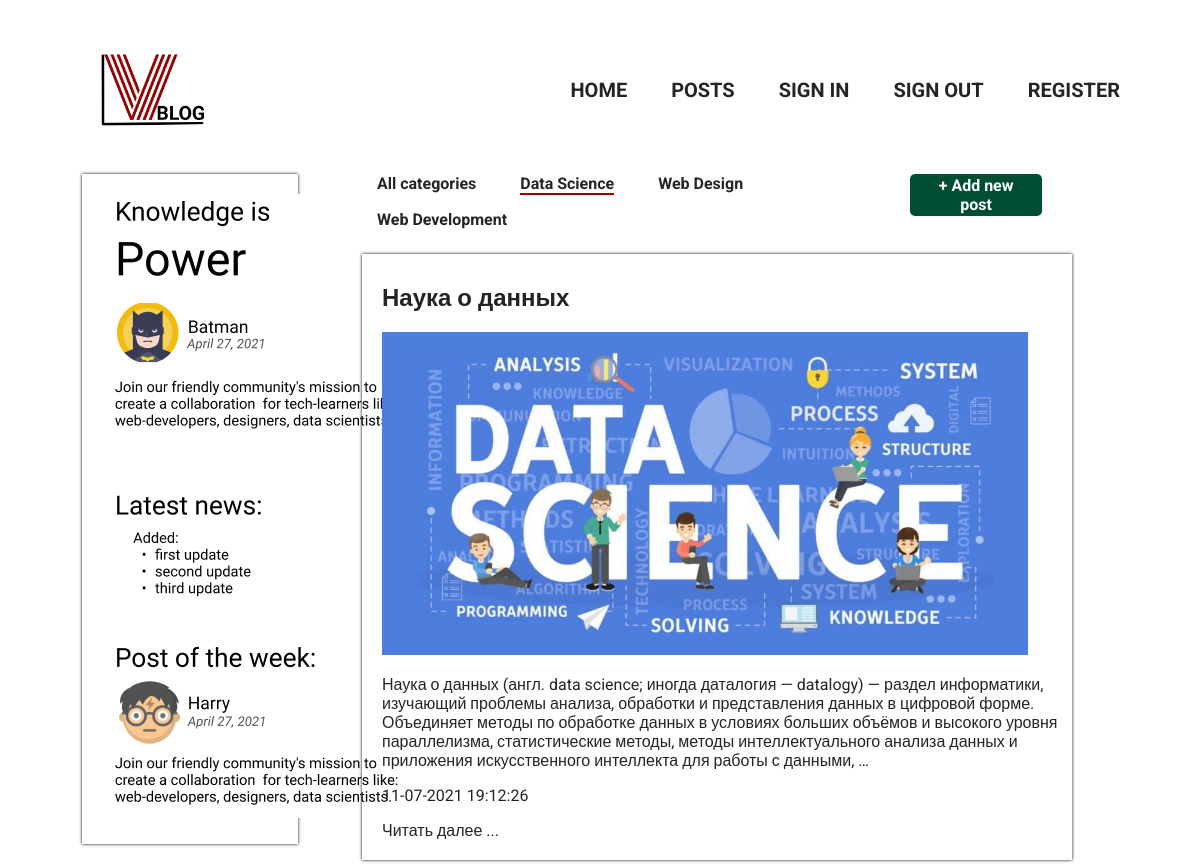
Page /category/data-science on the earlier database version.
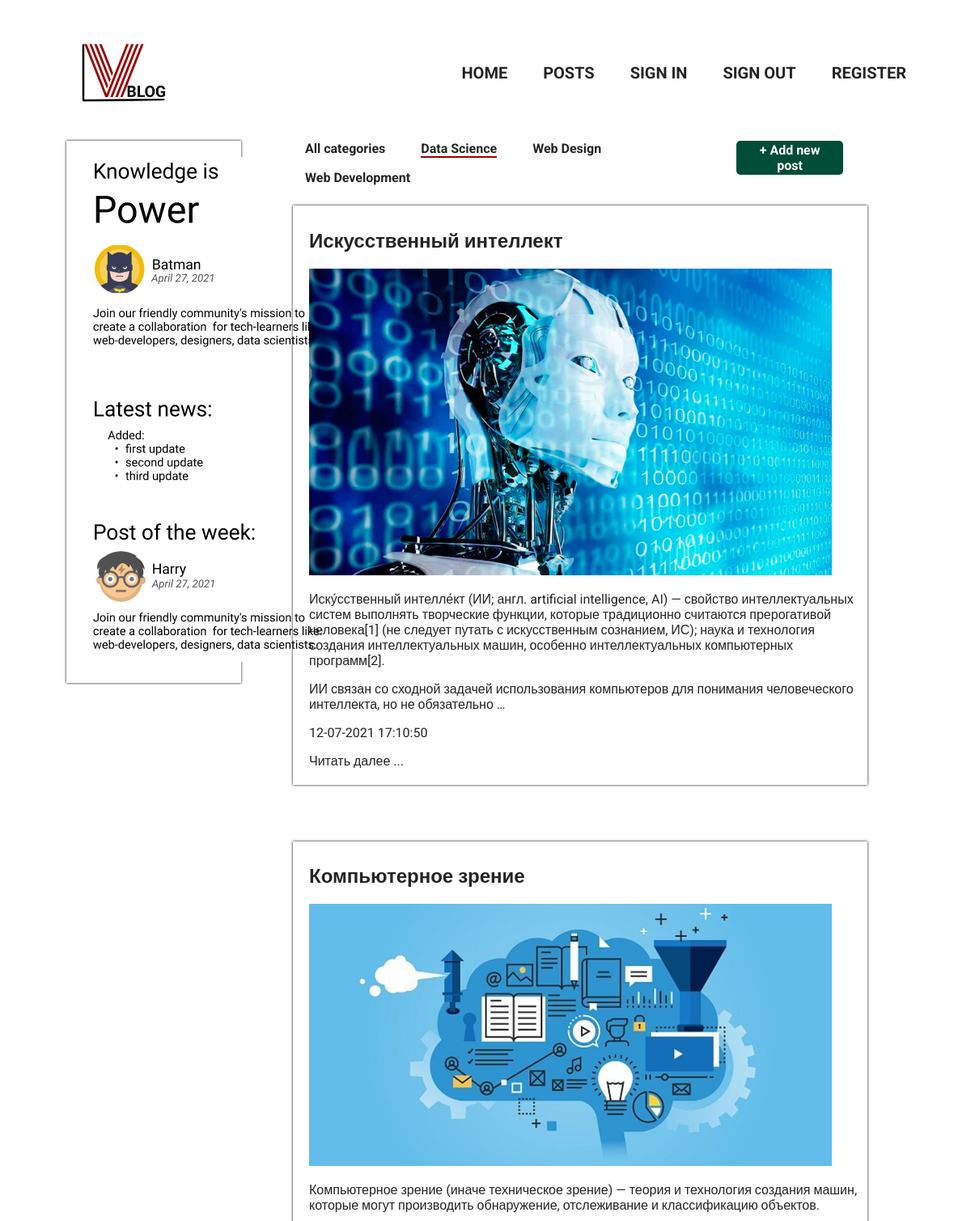
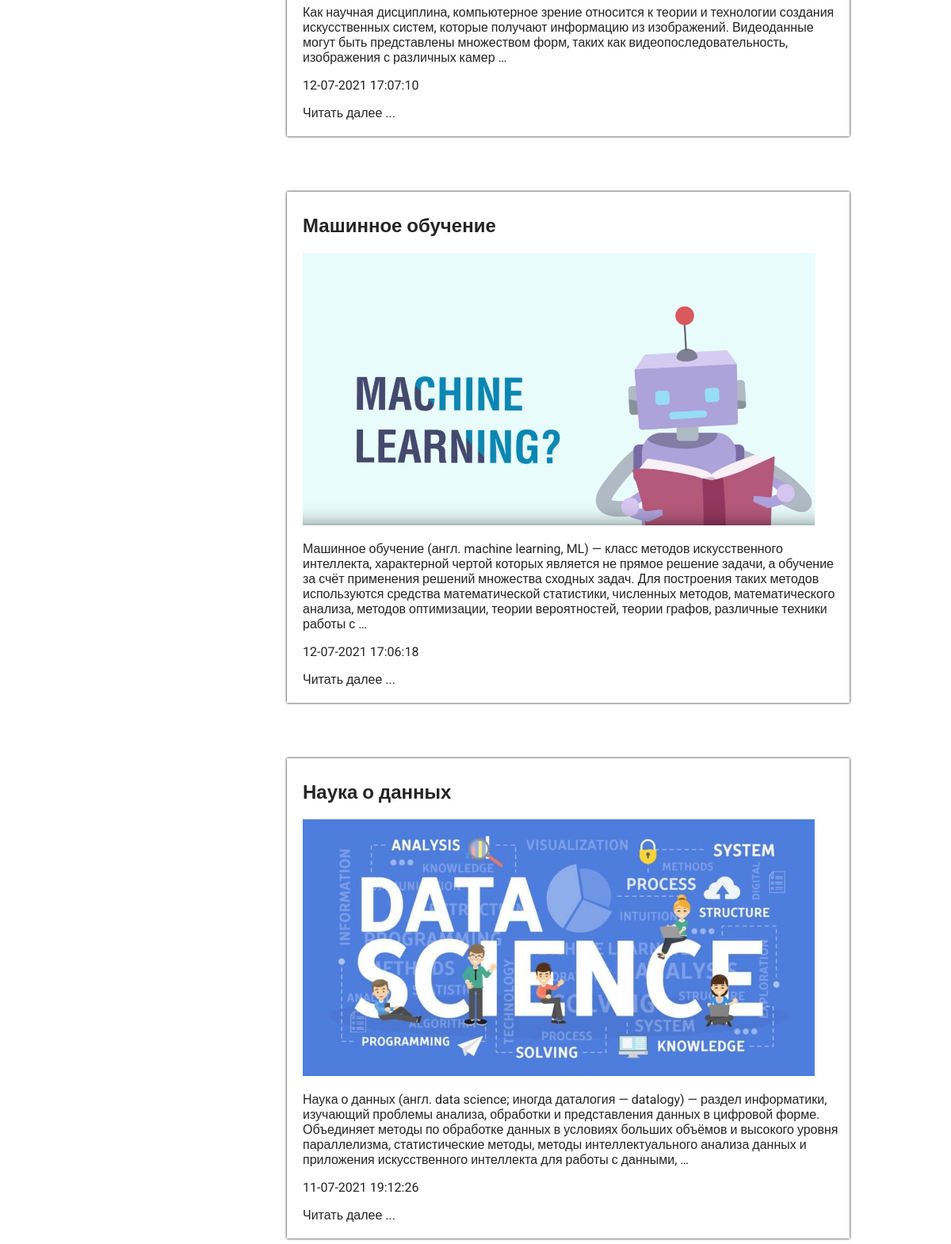
Same page on the later database version (2 pictures, top to bottom).
### InfoBlog/models.py (models this page shows, shortened)
class Category(models.Model):
    category_name = models.CharField(max_length=100, db_index=True, verbose_name='Название категории')
    slug = models.SlugField(max_length=255, db_index=True, unique=True, verbose_name="URL")
    def get_absolute_url(self):
        return reverse('category', kwargs={'cat_slug': self.slug})
    class Meta:
        verbose_name = 'Категории'
        verbose_name_plural = 'Категории'
        ordering = ['category_name']

class Posts(models.Model):
    title = models.CharField(max_length=255, verbose_name='Заголовок')
    slug = models.SlugField(max_length=255, unique=True, db_index=True, verbose_name="URL")
    content = models.TextField(blank=False, verbose_name='Контент')
    post_image = models.ImageField(upload_to="images/%Y/%m/d/", verbose_name='Изображение')
    time_create = models.DateTimeField(auto_now_add=True, verbose_name='Дата создания')
    time_update = models.DateTimeField(auto_now=True, verbose_name='Дата редактирования')
    is_published = models.BooleanField(default=True, verbose_name='Публикация')
    category = models.ForeignKey('Category', on_delete=models.PROTECT, verbose_name='Категория')
    def get_absolute_url(self):
        return reverse('post', kwargs={'post_slug': self.slug})
    class Meta:
        verbose_name = 'Посты'
        verbose_name_plural = 'Посты'
        ordering = ['-time_create', 'title']

### InfoBlog/views.py (the view)
# urls.py: path('category/<slug:cat_slug>', PostsCategory.as_view(), name='category'),
class PostsCategory(ListView):
    model = Posts
    template_name = 'InfoBlog/posts_page.html'
    context_object_name = 'posts'
    allow_empty = False
    def get_queryset(self):
        return Posts.objects.filter(category__slug=self.kwargs['cat_slug'], is_published=True)
    def get_context_data(self, *, object_list=None, **kwargs):
        context = super().get_context_data(**kwargs)
        context['category_selected'] = context['posts'][0].category_id
        return context

### InfoBlog/templatetags/InfoBlog_tags.py (called while the page is built)
@register.inclusion_tag('InfoBlog/list_categories.html')
def show_categories(sort=None, category_selected=0):
    if not sort:
        cats = Category.objects.all()
    else:
        categories = Category.objects.order_by(sort)
    return {"categories": categories, "category_selected": category_selected}

### InfoBlog/templates/InfoBlog/posts_page.html (shortened to what this page needs)
{% extends 'InfoBlog/base.html' %}
{% load static %}
{% block news %}
    <div class="news_block">
        <img src="{% static 'InfoBlog/images/news(temp).PNG' %}" alt="">
    </div>
{% endblock %}
{% block content %}
    {% for p in posts %}
        <div class="post_card">
            <h2>{{ p.title }}</h2>
            {% if p.post_image %}
                <p><img class="post_image" src="{{ p.post_image.url }}" alt="Post photo"></p>
            {% endif %}
            <p>{{ p.content|linebreaks|truncatewords:50 }}</p>
            <p>{{ p.time_create|date:"d-m-Y H:i:s" }}</p>
            <a href="{{ p.get_absolute_url }}">Читать далее ...</a>
        </div>
    {% endfor %}
{% endblock %}

### InfoBlog/templates/InfoBlog/base.html (shortened to what this page needs)
{% load static %}
{% load InfoBlog_tags %}
<!DOCTYPE html>
<html lang="en">
<head>
    <link type="text/css" href="{% static 'InfoBlog/css/base.css' %}" rel="stylesheet">
</head>
<body>
    <main>
        <div class="menu">
            <div class="logo">
                <img src="{% static 'InfoBlog/images/Logo.png' %}" alt="Logo">
            </div>
            <div class="nav">
                <ul>
                    <li><a href="{% url 'home' %}">Home</a></li>
                    <li><a href="{% url 'posts' %}">Posts</a></li>
                    <li><a href="#">Sign in</a></li>
                    <li><a href="#">Sign out</a></li>
                    <li><a href="#">Register</a></li>
                </ul>
            </div>
        </div>
        <div class="main_content">
            {% block news %}
            {% endblock %}
            <div class="posts_block">
                <div class="category">
                    <div>
                    {% if category_selected == 0 %}
                        <li class="selected">All categories</li>
                    {% else %}
                            <li><a href="{% url 'posts' %}">All categories</a></li>
                    {% endif %}
                        {% show_categories 'category_name' category_selected %}
                    </div>
                    <div class="add_post">
                        <a href="{% url 'add_post' %}"><button class="add_button">+ Add new post</button></a>
                    </div>
                </div>
                {% block content %}{% endblock %}
            </div>
        </div>
    </main>
</body>
</html>

### InfoBlog/templates/InfoBlog/list_categories.html
{% for c in categories %}
    {% if c.pk == category_selected %}
        <li class="selected">{{c.category_name}}</li>
    {% else %}
        <li><a href="{{ c.get_absolute_url }}">{{c.category_name}}</a></li>
    {% endif %}
{% endfor %}

### InfoBlog/static/InfoBlog/css/base.css (style rules this page uses)
body { color: #242424; margin: 0; padding: 0; font-family: 'Roboto', sans-serif; font-weight: normal; list-style-type: none; }
button { padding: 0; border: none; font: inherit; color: inherit; background-color: transparent; cursor: pointer; }
a, a:visited, a:active { text-decoration: none; color: #242424; }
ul, li { list-style-type: none; }
main { max-width: 90%; margin: 30px auto; }
.menu { width: 100%; display: flex; justify-content: space-between; }
.logo img { max-height: 120px; margin-left: 30px; }
.nav { justify-content: center; margin-top: 12px; }
.nav li { display: inline-block; font-size: 20px; font-weight: bold; text-transform: uppercase; margin-right: 20px; margin: 20px 20px; }
.news_block { padding-top: 20px; }
.main_content { display: flex; justify-content: space-around; margin-top: 20px; }
.news_block { box-shadow: 0px 0px 3px black; margin-right: 20px; width: 20%; height: 650px; }
.posts_block { width: 70%; }
.post_card { max-width: 90%; box-shadow: 0px 0px 3px black; padding: 10px 10px 20px 20px; margin-bottom: 70px; margin-top: 10px; }
.category { font-weight: bold; display: flex; justify-content: space-between; max-width: 90%; }
.category li { display: inline-block; margin-right: 25px; margin-bottom: 15px; margin-left: 15px; }
.selected { border-bottom: 2px solid #980000; }
.post_image { max-width: 95%; }
.add_post a { color: white; }
.add_button { background-color: #004D36; padding: 2px 15px; border-radius: 5px; }

Differences in the rows shown:
added Posts: title "Искусственный интеллект", post_image (picture), content "Иску́сственный интелле́кт (ИИ; англ. artificial intelligence, AI) — свойство интеллектуальных систем выполнять творческие функции, которые традиционно считаются прерогативой человека[1] (не следует путать с искусственным сознанием, ИС); наука и технология создания интеллектуальных машин, особенно интеллектуальных компьютерных программ[2]. ИИ связан со сходной задачей использования компьютеров для понимания человеческого интеллекта, но не обязательно …", time_create "12-07-2021 17:10:50"
added Posts: title "Компьютерное зрение", post_image (picture), content "Компьютерное зрение (иначе техническое зрение) — теория и технология создания машин, которые могут производить обнаружение, отслеживание и классификацию объектов. Как научная дисциплина, компьютерное зрение относится к теории и технологии создания искусственных систем, которые получают информацию из изображений. Видеоданные могут быть представлены множеством форм, таких как видеопоследовательность, изображения с различных камер …", time_create "12-07-2021 17:07:10"
added Posts: title "Машинное обучение", post_image (picture), content "Машинное обучение (англ. machine learning, ML) — класс методов искусственного интеллекта, характерной чертой которых является не прямое решение задачи, а обучение за счёт применения решений множества сходных задач. Для построения таких методов используются средства математической статистики, численных методов, математического анализа, методов оптимизации, теории вероятностей, теории графов, различные техники работы с …", time_create "12-07-2021 17:06:18"
